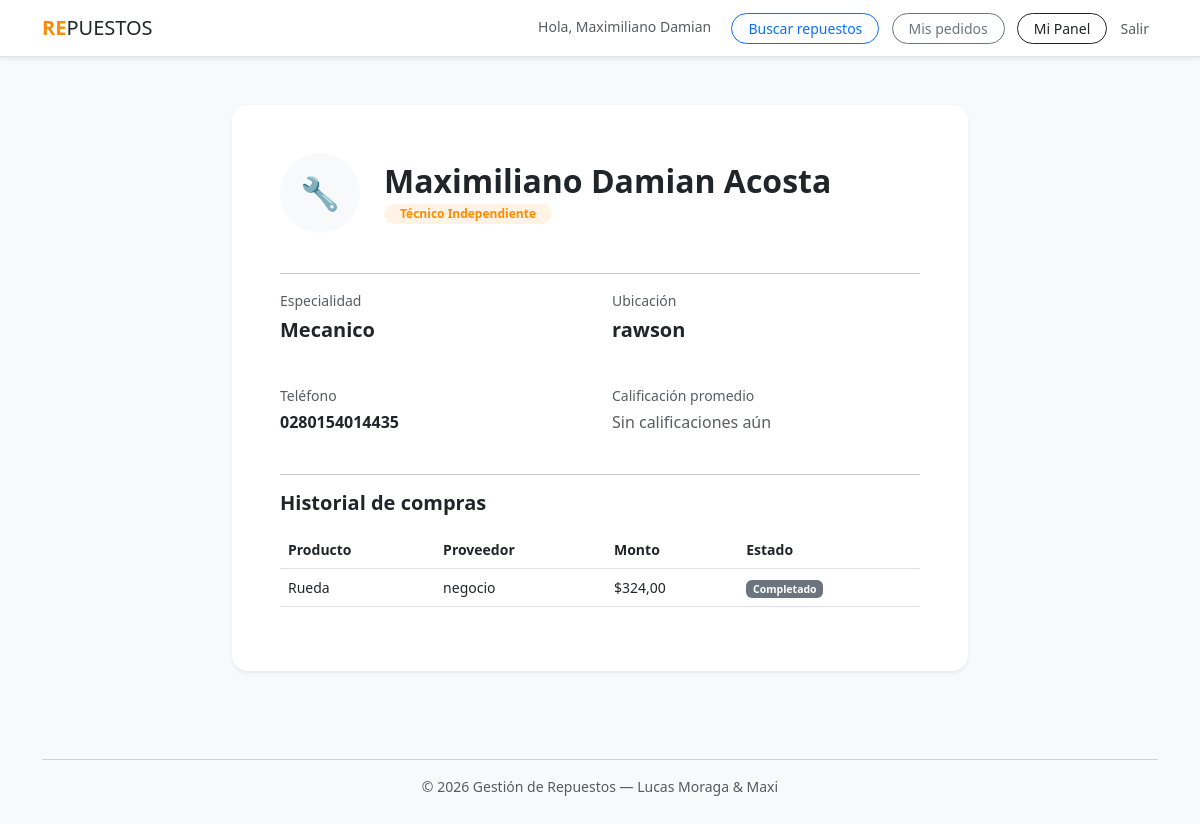
The page /perfil/tecnico/3/ (signed in) on the database its author committed.
### plataforma/models.py (models this page shows, shortened)
class Tecnico(models.Model):
    usuario = models.OneToOneField(User, on_delete=models.CASCADE)
    cuit = models.CharField(max_length=13, unique=True, null=True, blank=True)
    especialidad = models.CharField(max_length=100, choices=RUBROS_CHOICES)
    telefono = models.CharField(max_length=20, blank=True)
    ubicacion = models.CharField(max_length=200)
    estado = models.CharField(max_length=15, choices=ESTADO_USUARIO_CHOICES, default='pendiente')
    nota_admin = models.TextField(blank=True)
    is_approved = models.BooleanField(default=False)
    @property
    def calificacion_promedio(self):
        calificaciones = self.calificaciones_recibidas.all()
        if not calificaciones.exists():
            return None
        result = calificaciones.aggregate(avg_p=Avg('puntualidad'), avg_t=Avg('trato'))
        return round((result['avg_p'] + result['avg_t']) / 2, 1)
    class Meta:
        verbose_name = "Técnico"
        verbose_name_plural = "Técnicos"

class Pedido(models.Model):
    ESTADO_CHOICES = [
        ('pendiente', 'Pendiente'),
        ('aceptado', 'Aceptado'),
        ('rechazado', 'Rechazado'),
        ('completado', 'Completado'),
        ('cancelado', 'Cancelado'),
    ]
    ENTREGA_CHOICES = [
        ('retiro', 'Retiro en local'),
        ('envio', 'Envío'),
    ]
    tecnico = models.ForeignKey(Tecnico, on_delete=models.CASCADE, related_name='pedidos')
    proveedor = models.ForeignKey(Proveedor, on_delete=models.CASCADE, related_name='pedidos_recibidos')
    producto = models.ForeignKey(Producto, on_delete=models.CASCADE, related_name='pedidos')
    cantidad = models.IntegerField()
    forma_entrega = models.CharField(max_length=10, choices=ENTREGA_CHOICES)
    estado = models.CharField(max_length=15, choices=ESTADO_CHOICES, default='pendiente')
    monto_total = models.DecimalField(max_digits=10, decimal_places=2)
    fecha_creacion = models.DateTimeField(auto_now_add=True)
    fecha_actualizacion = models.DateTimeField(auto_now=True)
    notas = models.TextField(blank=True, null=True)
    respuesta_proveedor = models.TextField(blank=True, null=True)
    class Meta:
        verbose_name = "Pedido"
        verbose_name_plural = "Pedidos"
        ordering = ['-fecha_creacion']

class Producto(models.Model):
    proveedor = models.ForeignKey(Proveedor, on_delete=models.CASCADE, related_name="productos")
    nombre = models.CharField(max_length=200)
    descripcion = models.TextField(blank=True)
    modelo = models.CharField(max_length=100, blank=True)
    categoria = models.CharField(max_length=100, choices=RUBROS_CHOICES)
    precio = models.DecimalField(max_digits=10, decimal_places=2)
    stock = models.PositiveIntegerField(default=0)
    disponible = models.BooleanField(default=True)
    class Meta:
        verbose_name = "Producto"
        verbose_name_plural = "Productos"

class Proveedor(models.Model):
    usuario = models.OneToOneField(User, on_delete=models.CASCADE)
    cuit = models.CharField(max_length=13, unique=True, null=True, blank=True)
    nombre_negocio = models.CharField(max_length=150)
    direccion = models.CharField(max_length=255)
    rubro = models.CharField(max_length=100, choices=RUBROS_CHOICES)
    horarios = models.CharField(max_length=200, blank=True)
    logo = models.ImageField(upload_to='proveedores/logos/', blank=True, null=True)
    imagen = models.ImageField(upload_to='proveedores/imagenes/', blank=True, null=True)
    latitud = models.FloatField(null=True, blank=True)
    longitud = models.FloatField(null=True, blank=True)
    estado = models.CharField(max_length=15, choices=ESTADO_USUARIO_CHOICES, default='pendiente')
    nota_admin = models.TextField(blank=True)
    is_approved = models.BooleanField(default=False)
    class Meta:
        verbose_name = "Proveedor"
        verbose_name_plural = "Proveedores"

### plataforma/views.py (the view)
# urls.py: path('perfil/tecnico/<int:pk>/', views.perfil_tecnico, name='perfil_tecnico'),
@login_required(login_url='login')
def perfil_tecnico(request, pk):
    tecnico = get_object_or_404(Tecnico, pk=pk)
    return render(request, 'plataforma/perfil_tecnico.html', {
        'tecnico': tecnico,
        'es_proveedor': hasattr(request.user, 'proveedor'),
    })

### plataforma/context_processors.py (called while the page is built)
def pedidos_pendientes(request):
    count = 0
    if request.user.is_authenticated and hasattr(request.user, 'proveedor'):
        count = request.user.proveedor.pedidos_recibidos.filter(estado='pendiente').count()
    return {'pedidos_pendientes_count': count}

### plataforma/templates/plataforma/perfil_tecnico.html (shortened to what this page needs)
{% extends "plataforma/base.html" %}
{% block content %}
<div class="row justify-content-center py-4">
    <div class="col-md-8">
        <div class="card border-0 shadow-sm rounded-4 p-5">
            <div class="d-flex align-items-center gap-4 mb-4">
                <div class="bg-light rounded-circle d-flex align-items-center justify-content-center"
                     style="width:80px;height:80px;font-size:2rem;">
                    🔧
                </div>
                <div>
                    <h2 class="fw-bold mb-0">{{ tecnico.usuario.get_full_name }}</h2>
                    <span class="badge bg-primary bg-opacity-10 text-primary px-3 py-1 rounded-pill">
                        Técnico Independiente
                    </span>
                </div>
            </div>
            <hr>
            <div class="row g-4">
                <div class="col-md-6">
                    <p class="text-muted small mb-1">Especialidad</p>
                    <p class="fw-bold fs-5">{{ tecnico.especialidad }}</p>
                </div>
                <div class="col-md-6">
                    <p class="text-muted small mb-1">Ubicación</p>
                    <p class="fw-bold fs-5">{{ tecnico.ubicacion }}</p>
                </div>
                {% if tecnico.telefono %}
                <div class="col-md-6">
                    <p class="text-muted small mb-1">Teléfono</p>
                    <p class="fw-bold">{{ tecnico.telefono }}</p>
                </div>
                {% endif %}
                <div class="col-md-6">
                    <p class="text-muted small mb-1">Calificación promedio</p>
                    {% if tecnico.calificacion_promedio %}
                        <p class="fw-bold text-warning fs-5">{{ tecnico.calificacion_promedio }} / 5 ★</p>
                    {% else %}
                        <p class="text-muted">Sin calificaciones aún</p>
                    {% endif %}
                </div>
            </div>
            {% with pedidos=tecnico.pedidos.all %}
            {% if pedidos %}
            <hr class="mt-4">
            <h5 class="fw-bold mb-3">Historial de compras</h5>
            <div class="table-responsive">
                <table class="table table-hover align-middle small">
                    <thead class="text-muted">
                        <tr>
                            <th>Producto</th><th>Proveedor</th><th>Monto</th><th>Estado</th>
                        </tr>
                    </thead>
                    <tbody>
                        {% for p in pedidos %}
                        <tr>
                            <td>{{ p.producto.nombre }}</td>
                            <td>{{ p.proveedor.nombre_negocio }}</td>
                            <td>${{ p.monto_total }}</td>
                            <td><span class="badge bg-secondary">{{ p.get_estado_display }}</span></td>
                        </tr>
                        {% endfor %}
                    </tbody>
                </table>
            </div>
            {% endif %}
            {% endwith %}
        </div>
    </div>
</div>
{% endblock %}

### plataforma/templates/plataforma/base.html (shortened to what this page needs)
<!DOCTYPE html>
<html lang="es">
<head>
    <link href="https://cdn.jsdelivr.net/npm/bootstrap@5.3.0/dist/css/bootstrap.min.css" rel="stylesheet">
</head>
<body class="bg-light">
    <nav class="navbar navbar-expand-lg navbar-white bg-white border-bottom shadow-sm mb-4">
        <div class="container">
            <a class="navbar-brand text-dark tracking-tighter" href="{% url 'inicio' %}">
                <b>RE</b>PUESTOS
            </a>
            <div class="ms-auto">
                {% if user.is_authenticated %}
                    <span class="me-3 text-muted small">Hola, {{ user.first_name }}</span>
                    <a href="{% url 'buscar_repuestos' %}" class="btn btn-outline-primary btn-sm rounded-pill px-3 me-2">Buscar repuestos</a>
                    {% if user.tecnico %}
                        <a href="{% url 'mis_pedidos' %}" class="btn btn-outline-secondary btn-sm rounded-pill px-3 me-2">Mis pedidos</a>
                    {% endif %}
                    <a href="{% url 'dashboard' %}" class="btn btn-outline-dark btn-sm rounded-pill px-3">Mi Panel</a>
                    <a href="{% url 'logout' %}" class="btn btn-link text-muted btn-sm text-decoration-none">Salir</a>
                {% else %}
                    <a href="{% url 'login' %}" class="btn btn-outline-primary btn-sm rounded-pill px-4 me-2">Ingresar</a>
                    <a href="{% url 'registro_tipo' %}" class="btn btn-primary btn-sm rounded-pill px-4">Registrarse</a>
                {% endif %}
            </div>
        </div>
    </nav>
    <div class="{% block container_class %}container{% endblock %}">
        {% block content %}{% endblock %}
    </div>
    <footer class="container text-center py-5 text-muted small">
        <hr>
        &copy; 2026 Gestión de Repuestos — Lucas Moraga & Maxi
    </footer>
</body>
</html>

### plataforma/templates/plataforma/base.html (style rules this page uses)
:root { --bs-primary: #FF8C00; --bs-primary-rgb: 255, 140, 0; --green-pastel: #F0FFF4; }
.navbar-brand b { color: var(--bs-primary); }

### rows shown on the page
Tecnico: usuario.get_full_name "Maximiliano Damian Acosta", especialidad "Mecanico", ubicacion "rawson", telefono "0280154014435"
Pedido: producto.nombre "Rueda", proveedor.nombre_negocio "negocio", monto_total "324,00", estado "Completado"

### other values the page prints
{{ user.first_name }} "Maximiliano Damian"
